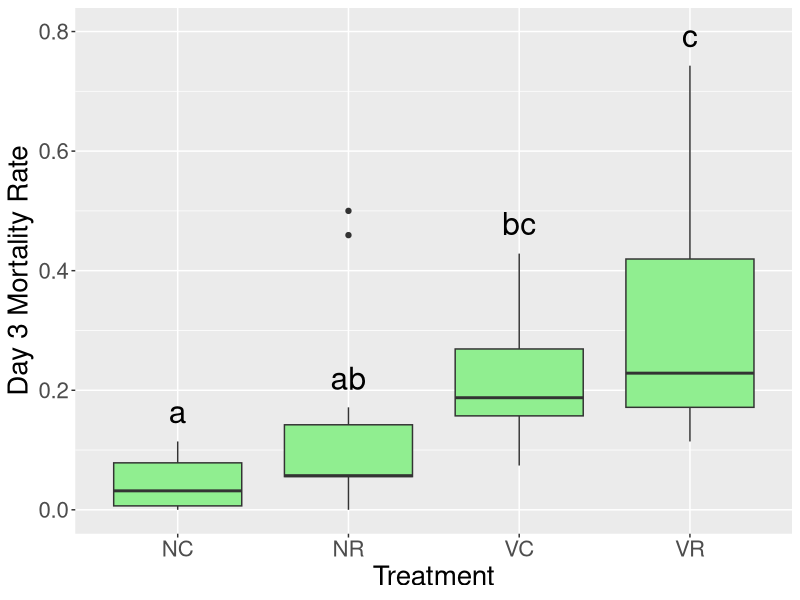
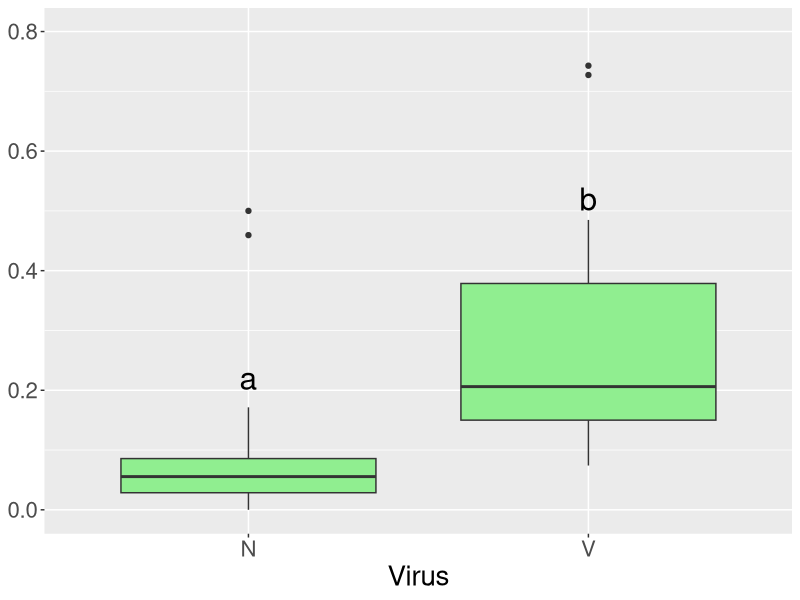
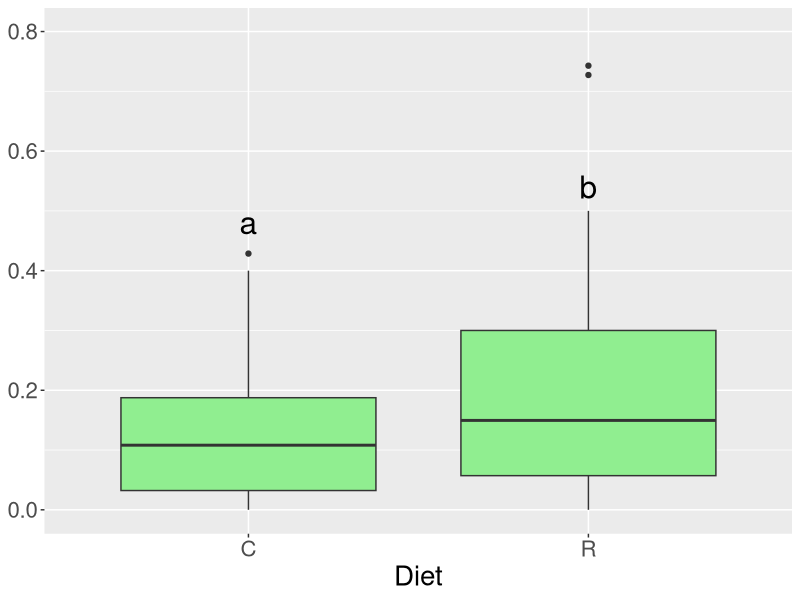

R code for these plots, in order: (Note: this script raises an error after producing the figures.)
library(plyr)
library(ggplot2)
library(multcompView)
library(readr)
library(multcomp)
library(nlme)

d <- read_csv("day3Mortality.csv")
d = as.data.frame(d)
attr(d, "spec") <- NULL
# Note: There are 14 NC; 15 VR, VC, NR
d = d[which(d$Treatment %in% c("None Chestnut", "None Rockrose", "Virus Chestnut", "Virus Rockrose")),]
d$Treatment

d$Treatment = as.factor(d$Treatment)
colnames(d)[3] = "Day3Mortality"
levels(d$Treatment) <- c('NC', 'NR', 'VC', 'VR')

d$Virus = sapply(d$Treatment, function(x) substr(x, 1, 1))
d$Diet = sapply(d$Treatment, function(x) substr(x, 2, 2))
d$Virus = as.factor(d$Virus)
d$Diet = as.factor(d$Diet)

mortcomp = lme(Day3Mortality ~ Diet*Virus, data=d, random = ~1|Experiment) 
mortcomp2 = lme(Day3Mortality ~ Treatment, data=d, random = ~1|Experiment) 
anova(mortcomp)
summary(glht(mortcomp2, linfct=mcp(Treatment="Tukey")))

# Mortality (All)
labelDF = data.frame(plot.labels=c("NR","VC","VR","NC"), labels = c("ab","bc","c","a"), V1 = c(0.22, 0.479, 0.793, 0.164))
plotMortality = ggplot(d, aes(x=Treatment, y=Day3Mortality)) + geom_boxplot(fill="palegreen2") + geom_text(data = labelDF, size = 8, aes(x = plot.labels, y = V1, label = labels)) + ylab("Day 3 Mortality Rate") + theme_gray() + ylim(0,0.8) + theme(text=element_text(size=20))

# Mortality (N vs V)
labelDF = data.frame(plot.labels=c("N","V"), labels = c("a","b"), V1 = c(0.22, 0.52))
plotMortality2 = ggplot(d, aes(x=Virus, y=Day3Mortality)) + geom_boxplot(fill="palegreen2") + geom_text(data = labelDF, size = 8, aes(x = plot.labels, y = V1, label = labels)) + theme_gray() + ylim(0,0.8) +theme(axis.title.y=element_blank(), text=element_text(size=20))
# summary(glht(mortcomp, linfct=mcp(Virus="Tukey")))

# Mortality (R vs C)
labelDF = data.frame(plot.labels=c("C","R"), labels = c("a","b"), V1 = c(0.48, 0.54))
plotMortality3 = ggplot(d, aes(x=Diet, y=Day3Mortality)) + geom_boxplot(fill="palegreen2") + geom_text(data = labelDF, size = 8, aes(x = plot.labels, y = V1, label = labels)) + theme_gray() + ylim(0,0.8)+theme(axis.title.y=element_blank(), text=element_text(size=20))
# summary(glht(mortcomp, linfct=mcp(Diet="Tukey")))

###### Plot IAPV Values ########

d <- read_delim("logIAPV.csv", "\t", escape_double = FALSE, trim_ws = TRUE)
d = as.data.frame(d)
attr(d, "spec") <- NULL
# Note: There are 14 NC; 15 VR, VC, NR

d = d[which(d$treatment %in% c("None Chestnut", "None Rockrose", "Virus Chestnut", "Virus Rockrose")),]

d$treatment = as.factor(d$treatment)
colnames(d)[3] = "logIAPV"
levels(d$treatment) <- c('NC', 'NR', 'VC', 'VR')
colnames(d)[1] <- "Treatment"

d$Virus = sapply(d$Treatment, function(x) substr(x, 1, 1))
d$Diet = sapply(d$Treatment, function(x) substr(x, 2, 2))
d$Virus = as.factor(d$Virus)
d$Diet = as.factor(d$Diet)

mortcomp = lme(logIAPV ~ Diet*Virus, data=d, random = ~1|Experiment) 
mortcomp2 = lme(logIAPV ~ Treatment, data=d, random = ~1|Experiment)
anova(mortcomp)
summary(glht(mortcomp2, linfct=mcp(Treatment="Tukey")))

# IAPV (All)
labelDF = data.frame(plot.labels=c("NR","VC","VR","NC"), labels = c("a","ab","b","a"), V1 = c(4.25, 5.35, 8.57, 3.85))
plotIAPV = ggplot(d, aes(x=Treatment, y=logIAPV)) + geom_boxplot(fill="paleturquoise2") + geom_text(data = labelDF, size = 8, aes(x = plot.labels, y = V1, label = labels)) + ylab("Log IAPV Titer") +theme_gray() + theme(text=element_text(size=20)) + ylim(2,9)

# IAPV (N vs V)
labelDF = data.frame(plot.labels=c("N","V"), labels = c("a","b"), V1 = c(4.3, 8.7))
plotIAPV2 = ggplot(d, aes(x=Virus, y=logIAPV)) + geom_boxplot(fill="paleturquoise2") + geom_text(data = labelDF, size = 8, aes(x = plot.labels, y = V1, label = labels)) +theme_gray() + theme(axis.title.y=element_blank(), text=element_text(size=20)) +ylim(2,9)
# summary(glht(mortcomp, linfct=mcp(Virus="Tukey")))

# IAPV (R vs C)
labelDF = data.frame(plot.labels=c("C","R"), labels = c("a","a"), V1 = c(4.3, 8.7))
plotIAPV3 = ggplot(d, aes(x=Diet, y=logIAPV)) + geom_boxplot(fill="paleturquoise2") + geom_text(data = labelDF, size = 8, aes(x = plot.labels, y = V1, label = labels)) +theme_gray() + theme(axis.title.y=element_blank(), text=element_text(size=20)) +ylim(2,9)
# summary(glht(mortcomp, linfct=mcp(Virus="Tukey")))
